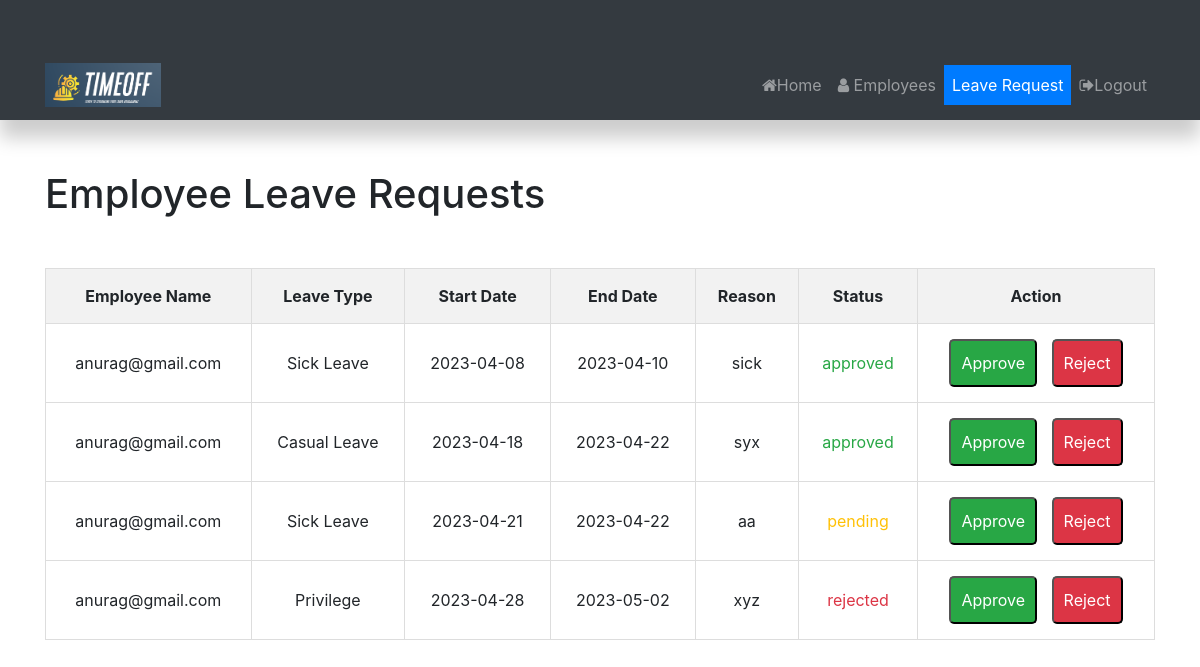
Screenshot of /view_leave.php (signed in) with the database file from the repository.
### tables this page shows
CREATE TABLE `leaves` (
  `id` int(100) NOT NULL,
  `email` varchar(100) NOT NULL,
  `leave_type` varchar(100) NOT NULL,
  `s_date` date NOT NULL,
  `e_date` date NOT NULL,
  `reason` varchar(1000) NOT NULL,
  `days` int(100) NOT NULL,
  `status` varchar(100) NOT NULL
);

### view_leave.php (the view, shortened to what this page needs)
<?php $current_page = basename($_SERVER['PHP_SELF']); ?>
<?php
$host="localhost";
$db_user="root";
$db_password="";
$db_name="emp_time_off";
$conn=mysqli_connect($host,$db_user,$db_password,$db_name)or die("connection error". mysqli_connect_error());
if($conn){
$sql="SELECT * FROM leaves";
 include 'a_nav.php';
}
?>
<!DOCTYPE html>
<html lang="en">
<head>
	<link rel="stylesheet" href="https://maxcdn.bootstrapcdn.com/bootstrap/4.0.0/css/bootstrap.min.css">
</head>
<body>
	<div class="container">
		<h1>Employee Leave Requests</h1>
		<table>
			<thead>
				<tr>
					<th>Employee Name</th>
					<th>Leave Type</th>
					<th>Start Date</th>
					<th>End Date</th>
					<th>Reason</th>
                    <th>Status</th>
					<th>Action</th>
				</tr>
			</thead>
			<tbody>
            <?php
                            $results=mysqli_query($conn,$sql);
                            while($row=mysqli_fetch_assoc($results)){
                            ?>
				<tr>
					<td><?php echo $row['email']; ?></td>
					<td><?php echo $row['leave_type']; ?></td>
					<td><?php echo $row['s_date']; ?></td>
					<td><?php echo $row['e_date']; ?></td>
					<td><?php echo $row['reason']; $status=$row['status']?></td>
                    <td class="<?php echo $status == 'pending' ? 'text-warning' : ($status == 'approved' ? 'text-success' : 'text-danger'); ?>"><?php echo $status; ?></td>
					<td>
                    <form action="update_status.php" method="POST">
                       <button type="submit" name="approve" class="approve-btn">Approve</button>
                       <button type="submit" name="reject" class="reject-btn">Reject</button>
                    </form>
					</td>
				</tr>
            <?php } ?>
			</tbody>
		</table>
	</div>
	</body>
</html>

### a_nav.php (shortened to what this page needs)
<!DOCTYPE html>
<html lang="en">
<head>
    <link rel="stylesheet" href="https://maxcdn.bootstrapcdn.com/bootstrap/4.5.2/css/bootstrap.min.css">
    <link rel="stylesheet" href="https://cdnjs.cloudflare.com/ajax/libs/font-awesome/4.7.0/css/font-awesome.min.css">
</head>
<body>
<nav class="navbar navbar-expand-lg navbar-dark bg-dark aa" style=" background-color: #212529;">
                <div class="container">
                    <a class="navbar-brand" href="#"><img class="img" src="Time off.png" alt=""></a>
                <div class="collapse navbar-collapse" id="navbarNav">
                    <ul class="navbar-nav ml-auto">
                        <li class="nav-item <?php echo $current_page == 'admin_dash.php' ? 'active' : ''; ?>">
                            <a class="nav-link" href="admin_dash.php"><i class="fa fa-home "></i></i>Home</a>
                        </li>
                        <li class="nav-item <?php echo $current_page == 'emp_data.php' ? 'active' : ''; ?>">
                            <a class="nav-link" href="emp_data.php"><i class="fa fa-user "></i> Employees</a>
                        </li>
                        <li class="nav-item <?php echo $current_page == 'view_leave.php' ? 'active' : ''; ?>">
                            <a class="nav-link" href="view_leave.php">Leave Request</a>
                        </li>
                        <li class="nav-item">
                            <a class="nav-link" href="logout.php"><i class="fa fa-sign-out mx"></i>Logout</a>
                        </li>
                    </ul>
                </div>
                </div>
            </nav>
</body>
</html>

### a_nav.php (style rules this page uses)
.img { height: 3%; width: 20%; }
.navbar { background-color: #212529; }
.navbar-nav .active { background-color: #007bff; color: #fff; }
.aa { box-shadow: 0 18px 18px rgba(0, 0, 0, 0.2); }

### view_leave.php (style rules this page uses)
.container { margin-top: 50px; }
h1 { margin-bottom: 50px; }
table { border-collapse: collapse; width: 100%; margin-bottom: 50px; }
th, td { padding: 15px; text-align: center; border: 1px solid #ddd; }
th { background-color: #f2f2f2; }
.approve-btn, .reject-btn { padding: 10px; font-size: 16px; border-radius: 5px; cursor: pointer; }
.approve-btn { background-color: #28a745; color: #fff; margin-right: 10px; }
.reject-btn { background-color: #dc3545; color: #fff; }
.img { height: 3%; width: 20%; }

### rows the page displays
leaves: email "anurag@gmail.com", leave_type "Sick Leave", s_date "2023-04-08", e_date "2023-04-10", reason "sick", status "approved"
leaves: email "anurag@gmail.com", leave_type "Casual Leave", s_date "2023-04-18", e_date "2023-04-22", reason "syx", status "approved"
leaves: email "anurag@gmail.com", leave_type "Sick Leave", s_date "2023-04-21", e_date "2023-04-22", reason "aa", status "pending"
leaves: email "anurag@gmail.com", leave_type "Privilege", s_date "2023-04-28", e_date "2023-05-02", reason "xyz", status "rejected"
